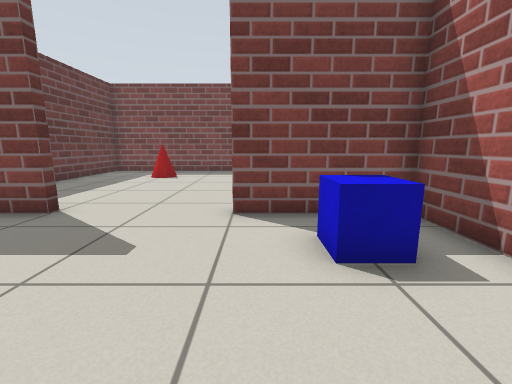
View 1 (above)

13 first-person views from a walk through a Gazebo world. The camera is 0.72 m above the floor, tilts 10° down and sees 90° across. The floor is counted in squares, 0.5 m on a side. Each view is taken from the middle of a square. On the plan, view 1 faces up. The plan holds only what a view shows up to about 13 squares ahead; the rest is blank. Surface patterns are stand-ins for the level's own textures.

View 2
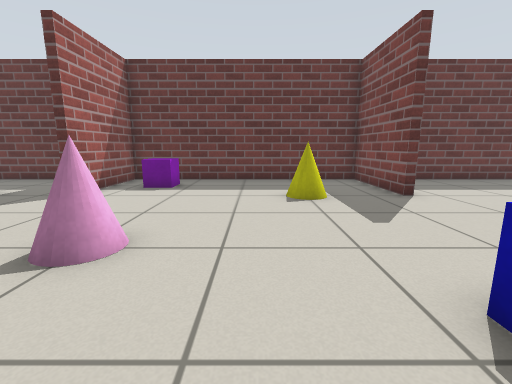

View 3
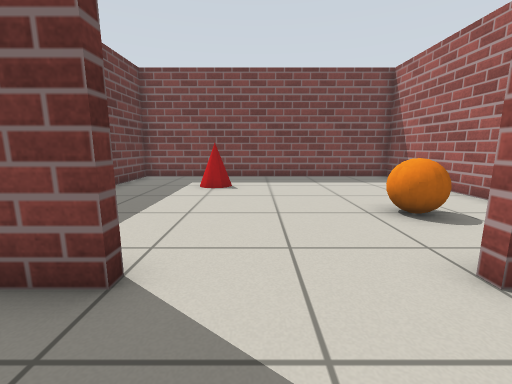

View 4
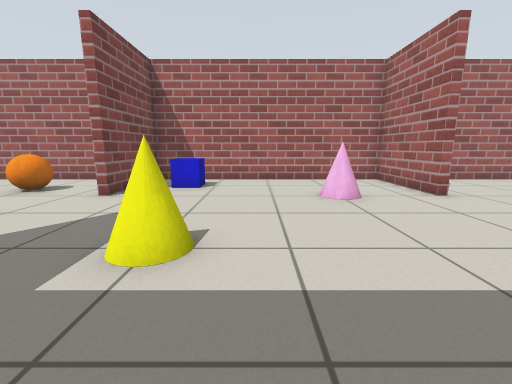

View 5
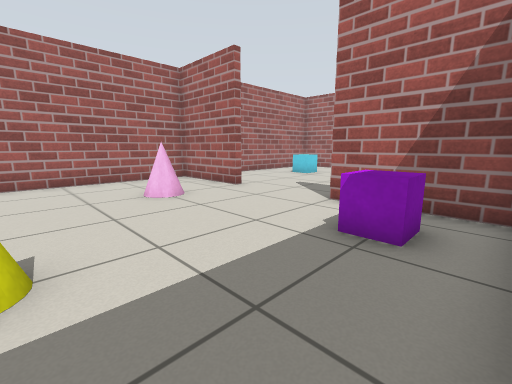

View 6
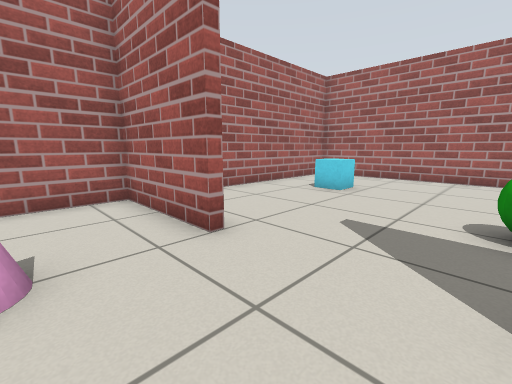

View 7
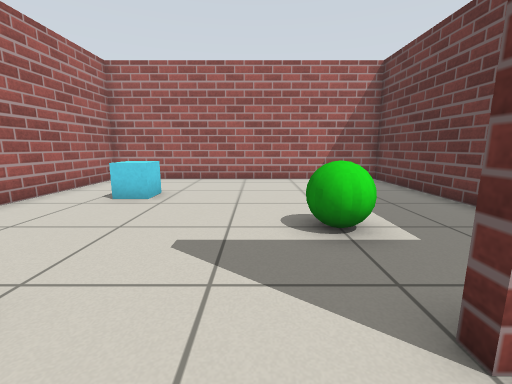

View 8
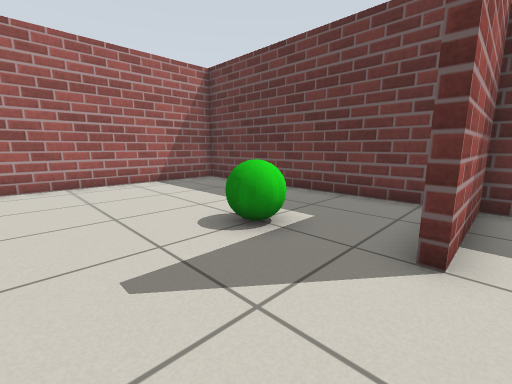

View 9
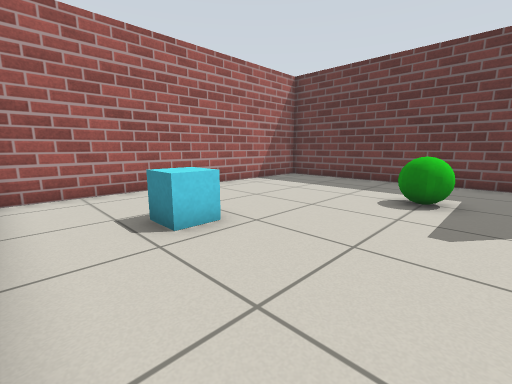

View 10
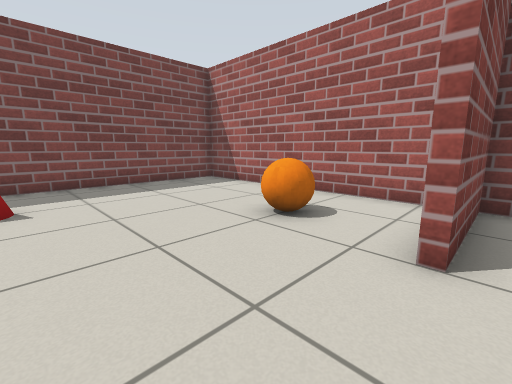

View 11
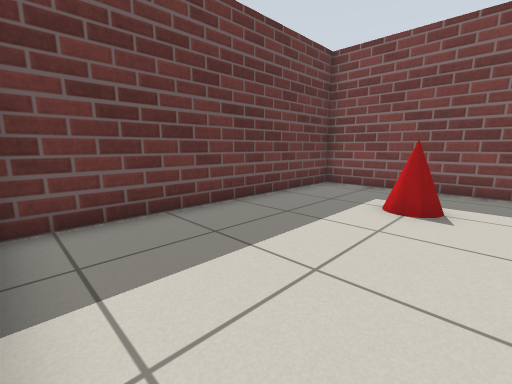

View 12
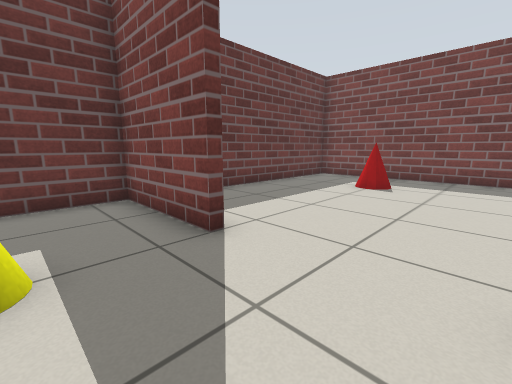

View 13
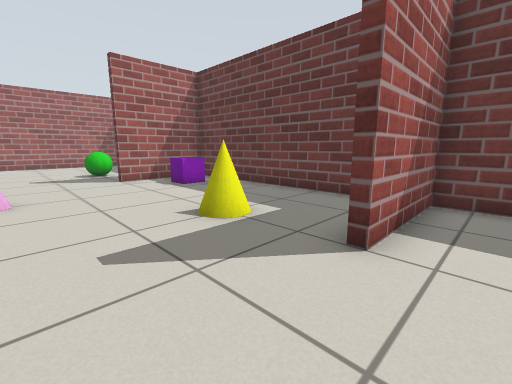

### Floor plan
Points are (right, up) in squares from view 1. A wall is a line through its corners. A room is listed if a view was taken in it or the views show most of it. See-through windows are left out.
Room 1 (views 1, 2, 3, 4, 5, 6, 7, 8, 10, 12)
walls: (-0.6, -4.4) (3.4, -4.4) (3.4, 5.4) (-0.5, 5.4); (-4.4, 5.4) (-8.4, 5.4) (-8.4, -4.4) (-4.5, -4.4)
ways out: opening at (-2.5, -5) to room 2; opening at (-2.5, 5) to room 3
objects: purple box (-7, -3) to (-6, -2); cone (-5, 2) to (-4, 3); cone (-1, -2) to (0, -1); blue box (1, 3) to (2, 4)
Room 2 (view 9)
walls: (-8.4, -5.4) (-8.4, -14.5) (3.4, -14.5) (3.4, -7.6)
ways out: opening at (-2.5, -5) to room 1
objects: green ball (-5, -8) to (-4, -7); cyan box (0, -11) to (1, -10)
Room 3 (views 11, 13)
walls: (3.4, 6.4) (3.4, 15.5) (-8.4, 15.5) (-8.4, 5.7) (-4.5, 5.7)
ways out: opening at (-2.5, 5) to room 1
objects: cone (-5, 12) to (-4, 13); orange ball (0, 8) to (1, 9)

Positions as (right, up) in squares from view 1, and headings:
1: (0, 0), facing up
2: (3, 1), facing left
3: (-3, 3), facing up
4: (-8, 1), facing right
5: (-8, 2), facing down-right
6: (-4, -2), facing down-right
7: (-3, -3), facing down
8: (-1, -4), facing down-left
9: (3, -6), facing down-left
10: (-4, 5), facing up-right
11: (-3, 6), facing up-left
12: (-1, 3), facing up-left
13: (-1, 7), facing down-left
